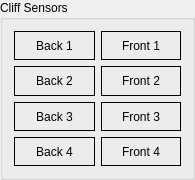
       <widget class="QGroupBox" name="cliffSensBox">
        <property name="geometry">
         <rect>
          <x>245</x>
          <y>20</y>
          <width>195</width>
          <height>180</height>
         </rect>
        </property>
        <property name="sizePolicy">
         <sizepolicy hsizetype="Preferred" vsizetype="Preferred">
          <horstretch>0</horstretch>
          <verstretch>0</verstretch>
         </sizepolicy>
        </property>
        <property name="title">
         <string>Cliff Sensors</string>
        </property>
        <layout class="QGridLayout" name="gridLayout_4">
         <item row="1" column="1">
          <widget class="QLabel" name="cliffSensIndicatorF2">
           <property name="sizePolicy">
            <sizepolicy hsizetype="Expanding" vsizetype="Expanding">
             <horstretch>0</horstretch>
             <verstretch>0</verstretch>
            </sizepolicy>
           </property>
           <property name="autoFillBackground">
            <bool>false</bool>
           </property>
           <property name="frameShape">
            <enum>QFrame::Shape::Box</enum>
           </property>
           <property name="frameShadow">
            <enum>QFrame::Shadow::Plain</enum>
           </property>
           <property name="lineWidth">
            <number>1</number>
           </property>
           <property name="text">
            <string>Front 2</string>
           </property>
           <property name="alignment">
            <set>Qt::AlignmentFlag::AlignCenter</set>
           </property>
          </widget>
         </item>
         <item row="1" column="0">
          <widget class="QLabel" name="cliffSensIndicatorB2">
           <property name="sizePolicy">
            <sizepolicy hsizetype="Expanding" vsizetype="Expanding">
             <horstretch>0</horstretch>
             <verstretch>0</verstretch>
            </sizepolicy>
           </property>
           <property name="autoFillBackground">
            <bool>false</bool>
           </property>
           <property name="frameShape">
            <enum>QFrame::Shape::Box</enum>
           </property>
           <property name="frameShadow">
            <enum>QFrame::Shadow::Plain</enum>
           </property>
           <property name="lineWidth">
            <number>1</number>
           </property>
           <property name="text">
            <string>Back 2</string>
           </property>
           <property name="alignment">
            <set>Qt::AlignmentFlag::AlignCenter</set>
           </property>
          </widget>
         </item>
         <item row="2" column="1">
          <widget class="QLabel" name="cliffSensIndicatorF3">
           <property name="sizePolicy">
            <sizepolicy hsizetype="Expanding" vsizetype="Expanding">
             <horstretch>0</horstretch>
             <verstretch>0</verstretch>
            </sizepolicy>
           </property>
           <property name="autoFillBackground">
            <bool>false</bool>
           </property>
           <property name="frameShape">
            <enum>QFrame::Shape::Box</enum>
           </property>
           <property name="frameShadow">
            <enum>QFrame::Shadow::Plain</enum>
           </property>
           <property name="lineWidth">
            <number>1</number>
           </property>
           <property name="text">
            <string>Front 3</string>
           </property>
           <property name="alignment">
            <set>Qt::AlignmentFlag::AlignCenter</set>
           </property>
          </widget>
         </item>
         <item row="0" column="0">
          <widget class="QLabel" name="cliffSensIndicatorB1">
           <property name="sizePolicy">
            <sizepolicy hsizetype="Expanding" vsizetype="Expanding">
             <horstretch>0</horstretch>
             <verstretch>0</verstretch>
            </sizepolicy>
           </property>
           <property name="autoFillBackground">
            <bool>false</bool>
           </property>
           <property name="frameShape">
            <enum>QFrame::Shape::Box</enum>
           </property>
           <property name="frameShadow">
            <enum>QFrame::Shadow::Plain</enum>
           </property>
           <property name="lineWidth">
            <number>1</number>
           </property>
           <property name="text">
            <string>Back 1</string>
           </property>
           <property name="alignment">
            <set>Qt::AlignmentFlag::AlignCenter</set>
           </property>
          </widget>
         </item>
         <item row="2" column="0">
          <widget class="QLabel" name="cliffSensIndicatorB3">
           <property name="sizePolicy">
            <sizepolicy hsizetype="Expanding" vsizetype="Expanding">
             <horstretch>0</horstretch>
             <verstretch>0</verstretch>
            </sizepolicy>
           </property>
           <property name="autoFillBackground">
            <bool>false</bool>
           </property>
           <property name="frameShape">
            <enum>QFrame::Shape::Box</enum>
           </property>
           <property name="frameShadow">
            <enum>QFrame::Shadow::Plain</enum>
           </property>
           <property name="lineWidth">
            <number>1</number>
           </property>
           <property name="text">
            <string>Back 3</string>
           </property>
           <property name="alignment">
            <set>Qt::AlignmentFlag::AlignCenter</set>
           </property>
          </widget>
         </item>
         <item row="0" column="1">
          <widget class="QLabel" name="cliffSensIndicatorF1">
           <property name="sizePolicy">
            <sizepolicy hsizetype="Expanding" vsizetype="Expanding">
             <horstretch>0</horstretch>
             <verstretch>0</verstretch>
            </sizepolicy>
           </property>
           <property name="autoFillBackground">
            <bool>false</bool>
           </property>
           <property name="frameShape">
            <enum>QFrame::Shape::Box</enum>
           </property>
           <property name="frameShadow">
            <enum>QFrame::Shadow::Plain</enum>
           </property>
           <property name="lineWidth">
            <number>1</number>
           </property>
           <property name="text">
            <string>Front 1</string>
           </property>
           <property name="alignment">
            <set>Qt::AlignmentFlag::AlignCenter</set>
           </property>
          </widget>
         </item>
         <item row="3" column="0">
          <widget class="QLabel" name="cliffSensIndicatorB4">
           <property name="sizePolicy">
            <sizepolicy hsizetype="Expanding" vsizetype="Expanding">
             <horstretch>0</horstretch>
             <verstretch>0</verstretch>
            </sizepolicy>
           </property>
           <property name="autoFillBackground">
            <bool>false</bool>
           </property>
           <property name="frameShape">
            <enum>QFrame::Shape::Box</enum>
           </property>
           <property name="frameShadow">
            <enum>QFrame::Shadow::Plain</enum>
           </property>
           <property name="lineWidth">
            <number>1</number>
           </property>
           <property name="text">
            <string>Back 4</string>
           </property>
           <property name="alignment">
            <set>Qt::AlignmentFlag::AlignCenter</set>
           </property>
          </widget>
         </item>
         <item row="3" column="1">
          <widget class="QLabel" name="cliffSensIndicatorF4">
           <property name="sizePolicy">
            <sizepolicy hsizetype="Expanding" vsizetype="Expanding">
             <horstretch>0</horstretch>
             <verstretch>0</verstretch>
            </sizepolicy>
           </property>
           <property name="autoFillBackground">
            <bool>false</bool>
           </property>
           <property name="frameShape">
            <enum>QFrame::Shape::Box</enum>
           </property>
           <property name="frameShadow">
            <enum>QFrame::Shadow::Plain</enum>
           </property>
           <property name="lineWidth">
            <number>1</number>
           </property>
           <property name="text">
            <string>Front 4</string>
           </property>
           <property name="alignment">
            <set>Qt::AlignmentFlag::AlignCenter</set>
           </property>
          </widget>
         </item>
        </layout>
       </widget>
